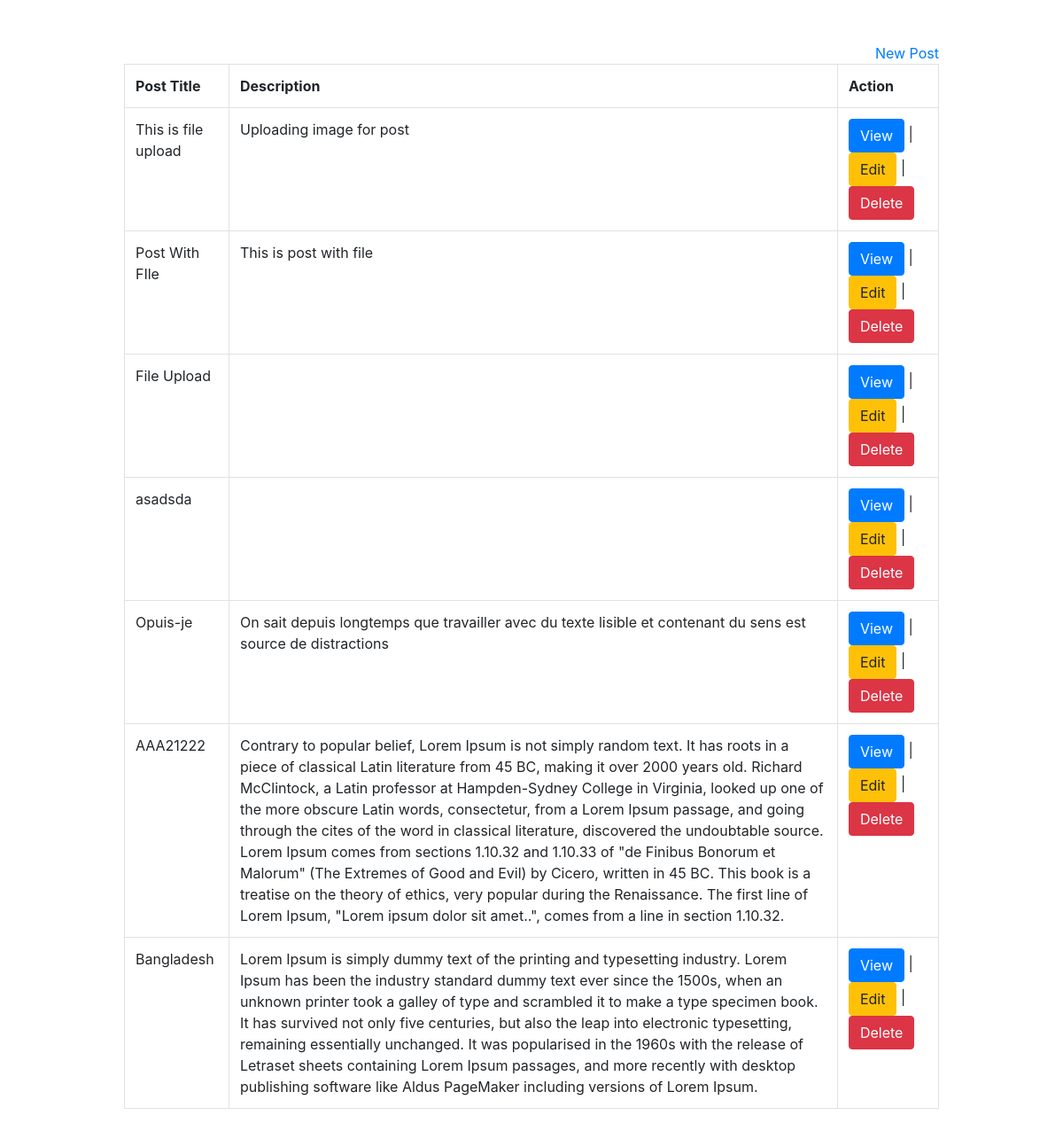
The page / on the database its author committed.
### tables this page shows
CREATE TABLE `posts` (
  `id` int(50) NOT NULL,
  `title` varchar(191) NOT NULL,
  `description` longtext,
  `image` varchar(191) NOT NULL,
  `created_at` timestamp NOT NULL DEFAULT CURRENT_TIMESTAMP,
  `updated_at` timestamp NOT NULL DEFAULT CURRENT_TIMESTAMP
);

### index.php (the view, shortened to what this page needs)
<?php
    include_once('config.php');
?>
<!doctype html>
<html lang="en">
  <head>
    <link rel="stylesheet" href="https://cdn.jsdelivr.net/npm/bootstrap@4.6.1/dist/css/bootstrap.min.css">
  </head>
  <body>
    <div class="container">
        <div class="row">
            <div class="col-10 offset-1">
                <div class="mt-5 float-right">
                    <a href="create.php">New Post</a>
                </div>
                <table class="table table-bordered">
                    <tr>
                        <th>Post Title</th>
                        <th>Description</th>
                        <th>Action</th>
                    </tr>
                    <?php
                        $sql = "SELECT * FROM posts ORDER BY id DESC";
                        $result = $conn->query($sql);
                        if($result->num_rows > 0)
                        {
                            while($row  = $result->fetch_assoc())
                            {
                    ?>
                        <tr>
                            <td> <?php echo $row['title']; ?> </td>
                            <td> <?php echo $row['description']; ?> </td>
							<td>
                                <a href="view.php?id=<?php echo $row['id']; ?>" class="btn btn-primary">View</a> |
                                <a href="edit.php?id=<?php echo $row['id']; ?>" class="btn btn-warning">Edit</a> |
                                <a href="delete.php?id=<?php echo $row['id']; ?>" class="btn btn-danger">Delete</a>
                            </td>
                        </tr>
                    <?php
                            }
                        }else{
                    ?>
                        <tr>
                            <td colspan="3" class="text-center text-danger">0 post found!</td>
                        </tr>
                    <?php
                        }
                    ?>
                </table>
            </div>
        </div>
    </div>
  </body>
</html>

### rows shown on the page
posts: title "This is file upload", description "Uploading image for post"
posts: title "Post With FIle", description "This is post with file"
posts: title "File Upload"
posts: title "asadsda"
posts: title "Opuis-je", description "On sait depuis longtemps que travailler avec du texte lisible et contenant du sens est source de distractions"
posts: title "AAA21222", description "Contrary to popular belief, Lorem Ipsum is not simply random text. It has roots in a piece of classical Latin literature from 45 BC, making it over 2000 years old. Richard McClintock, a Latin professor at Hampden-Sydney College in Virginia, looked up one of the more obscure Latin words, consectetur, from a Lorem Ipsum passage, and going through the cites of the word in classical literature, discovered the undoubtable source. Lorem Ipsum comes from sections 1.10.32 and 1.10.33 of \"de Finibus Bonorum et Malorum\" (The Extremes of Good and Evil) by Cicero, written in 45 BC. This book is a treatise on the theory of ethics, very popular during the Renaissance. The first line of Lorem Ipsum,…"
posts: title "Bangladesh", description "Lorem Ipsum is simply dummy text of the printing and typesetting industry. Lorem Ipsum has been the industry standard dummy text ever since the 1500s, when an unknown printer took a galley of type and scrambled it to make a type specimen book. It has survived not only five centuries, but also the leap into electronic typesetting, remaining essentially unchanged. It was popularised in the 1960s with the release of Letraset sheets containing Lorem Ipsum passages, and more recently with desktop publishing software like Aldus PageMaker including versions of Lorem Ipsum."
